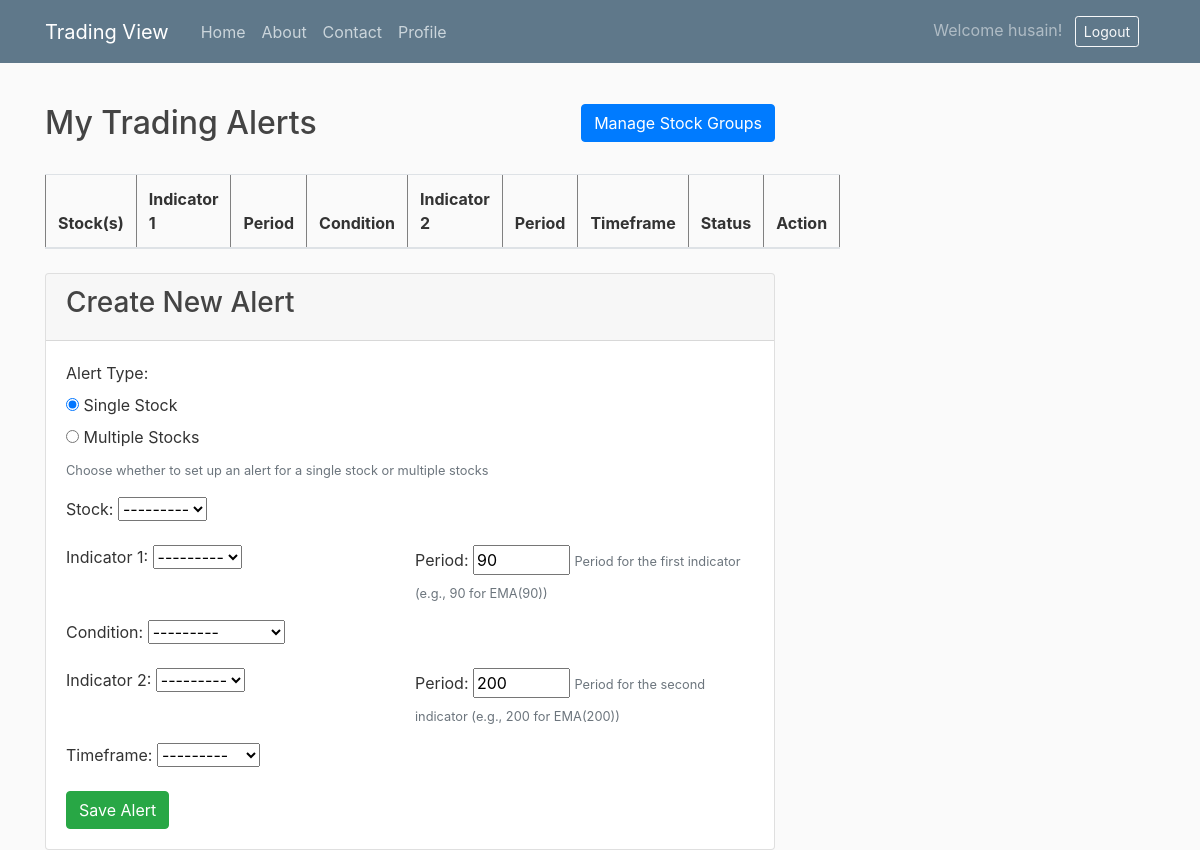
The app's page / (signed in), older data.
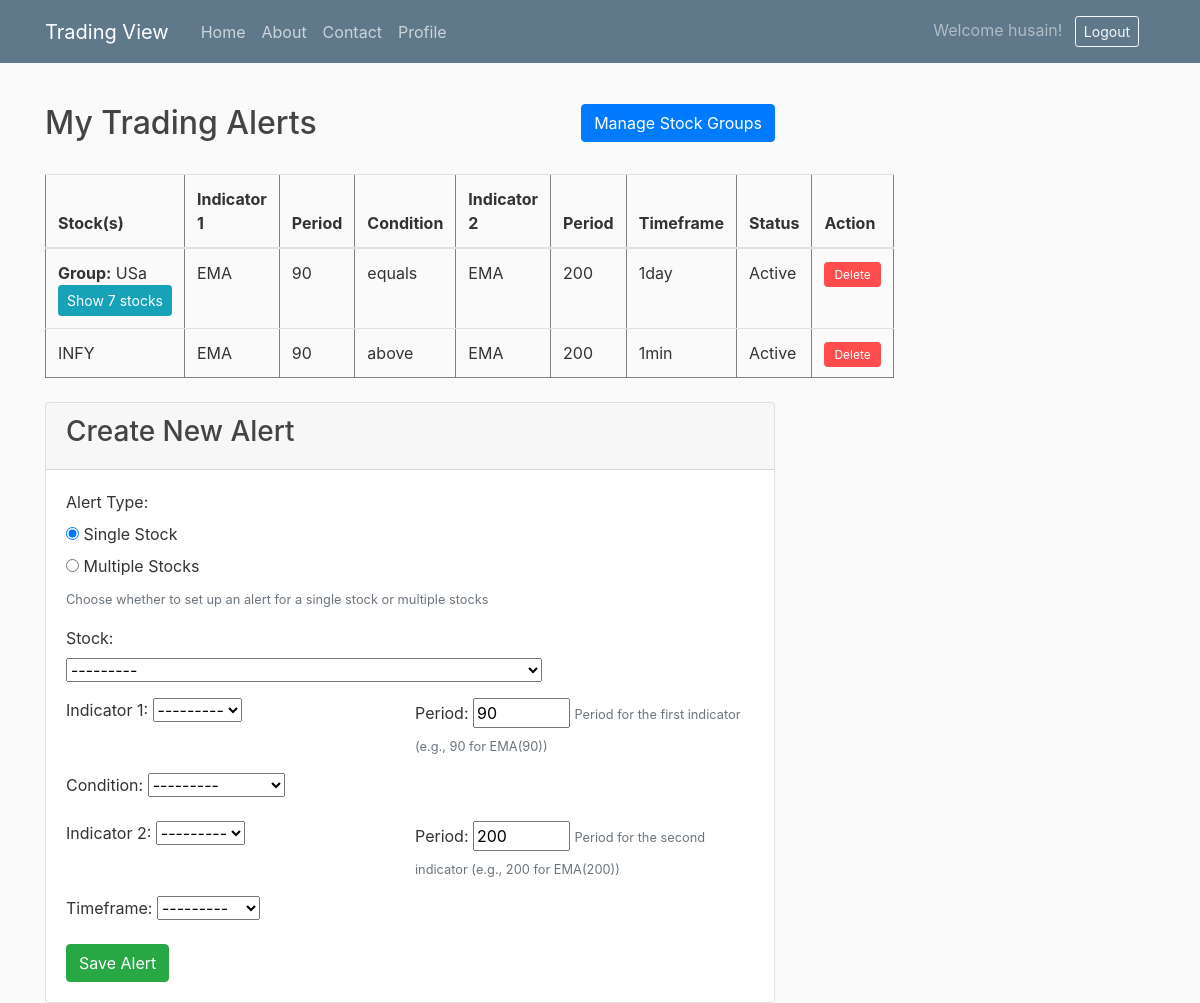
The same page, newer data.
### dashboard/models.py (models this page shows, shortened)
class Alert(models.Model):
    ALERT_TYPE_CHOICES = [
        ('single', 'Single Stock'),
        ('multiple', 'Multiple Stocks')
    ]
    user = models.ForeignKey(User, on_delete=models.CASCADE)  # Link alert to a user
    alert_type = models.CharField(max_length=10, choices=ALERT_TYPE_CHOICES, default='single')
    stock = models.ForeignKey(Stock, on_delete=models.CASCADE, null=True, blank=True)
    stock_group = models.ForeignKey(StockGroup, on_delete=models.CASCADE, null=True, blank=True)
    indicator1 = models.ForeignKey(Indicator, on_delete=models.CASCADE, related_name="indicator1_alerts")
    indicator1_params = models.CharField(max_length=50, default="{}") # Store parameters like period as JSON string
    condition = models.CharField(max_length=20, choices=[("above", "Crosses Above"), ("below", "Crosses Below"), ("equals", "Equals")])
    indicator2 = models.ForeignKey(Indicator, on_delete=models.CASCADE, related_name="indicator2_alerts")
    indicator2_params = models.CharField(max_length=50, default="{}") # Store parameters like period as JSON string
    timeframe = models.CharField(max_length=10, choices=[
        ("1min", "1 Minute"),
        ("5min", "5 Minutes"),
        ("15min", "15 Minutes"),
        ("4h", "4 Hours"),
        ("1day", "1 Day"),
        ("1week", "1 Week")
    ])
    is_active = models.BooleanField(default=True)
    created_at = models.DateTimeField(auto_now_add=True)

class StockGroup(models.Model):
    name = models.CharField(max_length=100)
    user = models.ForeignKey(User, on_delete=models.CASCADE)
    stocks = models.ManyToManyField(Stock)
    created_at = models.DateTimeField(auto_now_add=True)
    def __str__(self):
        return f"{self.name} ({self.stocks.count()} stocks)"

class Indicator(models.Model):
    name = models.CharField(max_length=50, unique=True)
    def __str__(self):
        return self.name

class Stock(models.Model):
    symbol = models.CharField(max_length=10, unique=True)
    name = models.CharField(max_length=100)
    def __str__(self):
        return f"{self.name} ({self.symbol})"

### dashboard/views.py (the view)
# urls.py: 2. Add a URL to urlpatterns:  path('', views.home, name='home')
@login_required
def home(request):
    alerts = Alert.objects.filter(user=request.user)
    stock_groups = StockGroup.objects.filter(user=request.user)
    if request.method == 'POST':
        form = AlertForm(request.POST, user=request.user)
        if form.is_valid():
            alert = form.save(commit=False)
            alert.user = request.user  # Assign logged-in user
            alert.save()
            messages.success(request, 'Alert created successfully!')
            return redirect('dashboard-home')  # Redirect to refresh alerts list
    else:
        form = AlertForm(user=request.user)
    return render(request, 'dashboard/home.html', {
        'alerts': alerts,
        'stock_groups': stock_groups,
        'form': form
    })

### dashboard/templates/dashboard/home.html (shortened to what this page needs)
{% extends 'dashboard/base.html' %}
{% load static %}
{% block content %}
 <div class="mb-4 mt-4">
    <h2 class="d-inline-block">My Trading Alerts</h2>
    <a href="{% url 'stock-group-list' %}" class="btn btn-primary float-right">
        Manage Stock Groups
    </a>
</div>
<table border="1" class="table">
    <thead>
        <tr>
            <th>Stock(s)</th>
            <th>Indicator 1</th>
            <th>Period</th>
            <th>Condition</th>
            <th>Indicator 2</th>
            <th>Period</th>
            <th>Timeframe</th>
            <th>Status</th>
            <th>Action</th>
        </tr>
    </thead>
    <tbody>
        {% for alert in alerts %}
        <tr>
            <td>
                {% if alert.alert_type == 'single' %}
                    {{ alert.stock.symbol }}
                {% else %}
                    <strong>Group:</strong> {{ alert.stock_group.name }}
                    <button class="btn btn-sm btn-info" type="button" data-toggle="collapse" data-target="#stocks-{{ alert.id }}">
                        Show {{ alert.stock_group.stocks.count }} stocks
                    </button>
                {% endif %}
            </td>
            <td>{{ alert.indicator1.name }}</td>
            <td>
                {% with params=alert.indicator1_params|safe %}
                    {% if '{"period":' in params %}
                        {{ params|cut:'{"period":'|cut:'}' }}
                    {% else %}
                        {{ params }}
                    {% endif %}
                {% endwith %}
            </td>
            <td>{{ alert.condition }}</td>
            <td>{{ alert.indicator2.name }}</td>
            <td>
                {% with params=alert.indicator2_params|safe %}
                    {% if '{"period":' in params %}
                        {{ params|cut:'{"period":'|cut:'}' }}
                    {% else %}
                        {{ params }}
                    {% endif %}
                {% endwith %}
            </td>
            <td>{{ alert.timeframe }}</td>
            <td>{% if alert.is_active %}Active{% else %}Triggered{% endif %}</td>
            <td>
                <a href="{% url 'delete-alert' alert.id %}"
                   onclick="return confirm('Are you sure you want to delete this alert?');"
                   style="background-color: #ff4d4d; color: white; padding: 5px 10px; border-radius: 4px; text-decoration: none; font-size: 12px;">
                    Delete
                </a>
            </td>
        </tr>
        {% endfor %}
    </tbody>
</table>
<div class="card mt-4">
    <div class="card-header">
        <h3>Create New Alert</h3>
    </div>
    <div class="card-body">
        <form method="POST">
            <div class="form-group">
                <label>Alert Type:</label>
                <div>
                    {{ form.alert_type }}
                </div>
                <small class="text-muted">{{ form.alert_type.help_text }}</small>
            </div>
            <div class="form-row">
                <div class="form-group col-md-6" id="single-stock-group">
                    <label for="{{ form.stock.id_for_label }}">Stock:</label>
                    {{ form.stock }}
                </div>
            </div>
            <div class="form-row">
                <div class="form-group col-md-6">
                    <label for="{{ form.indicator1.id_for_label }}">Indicator 1:</label>
                    {{ form.indicator1 }}
                </div>
                <div class="form-group col-md-6">
                    <label for="{{ form.period1.id_for_label }}">Period:</label>
                    {{ form.period1 }}
                    <small class="text-muted">{{ form.period1.help_text }}</small>
                </div>
            </div>
            <div class="form-group">
                <label for="{{ form.condition.id_for_label }}">Condition:</label>
                {{ form.condition }}
            </div>
            <div class="form-row">
                <div class="form-group col-md-6">
                    <label for="{{ form.indicator2.id_for_label }}">Indicator 2:</label>
                    {{ form.indicator2 }}
                </div>
                <div class="form-group col-md-6">
                    <label for="{{ form.period2.id_for_label }}">Period:</label>
                    {{ form.period2 }}
                    <small class="text-muted">{{ form.period2.help_text }}</small>
                </div>
            </div>
            <div class="form-group">
                <label for="{{ form.timeframe.id_for_label }}">Timeframe:</label>
                {{ form.timeframe }}
            </div>
            <button type="submit" class="btn btn-success">Save Alert</button>
        </form>
    </div>
</div>
{% endblock %}

### dashboard/templates/dashboard/base.html (shortened to what this page needs)
{% load static %}
<!DOCTYPE html>
<html lang="en">
<head>
    <link rel="stylesheet" href="https://cdn.jsdelivr.net/npm/bootstrap@4.0.0/dist/css/bootstrap.min.css">
    <link rel="stylesheet" type="text/css" href="{% static 'dashboard/main.css' %}">
</head>
<body>
    <header class="site-header">
        <nav class="navbar navbar-expand-md navbar-dark bg-steel fixed-top">
            <div class="container">
                <a class="navbar-brand mr-4" href="{% url 'dashboard-home' %}">Trading View</a>
                <div class="collapse navbar-collapse" id="navbarToggle">
                    <div class="navbar-nav mr-auto">
                        <a class="nav-item nav-link" href="{% url 'dashboard-home' %}">Home</a>
                        <a class="nav-item nav-link" href="">About</a>
                        <a class="nav-item nav-link" href="">Contact</a>
                        <a class="nav-item nav-link" href="{% url 'profile' %}">Profile</a>
                    </div>
                    {%if user.is_authenticated%}
                    <form method="POST" action="{% url 'logout' %}" style="display: inline;">
                      <span class="navbar-text mr-3">
                        Welcome {{ user.username }}!
                      <button type="submit" class="btn btn-outline-light btn-sm ml-2">Logout</button>
                    </form>
                    {%else%}
                    <div class="navbar-nav">
                        <a class="nav-item nav-link" href="{% url 'login' %}">Login</a>
                        <a class="nav-item nav-link" href="{% url 'register' %}">Register</a>
                    </div>
                    {%endif%}
                </div>
            </div>
        </nav>
    </header>
    <main role="main" class="container">
        <div class="row">
            <div class="col-md-8">
                {% block content %}{% endblock %}
            </div>
        </div>
    </main>
</body>
</html>

### dashboard/static/dashboard/main.css (style rules this page uses)
body { background: #fafafa; color: #333333; margin-top: 5rem; }
h1, h2, h3, h4, h5, h6 { color: #444444; }
.bg-steel { background-color: #5f788a; }
.site-header .navbar-nav .nav-link { color: #cbd5db; }

Row changes from the older to the newer data that the page shows:
added Alert: stock_group.name "USa", stock_group.stocks.count "7", indicator1.name "EMA", value "90", condition "equals", indicator2.name "EMA", value "200", timeframe "1day", is_active "Active"
added Alert: stock.symbol "INFY", indicator1.name "EMA", value "90", condition "above", indicator2.name "EMA", value "200", timeframe "1min", is_active "Active"
